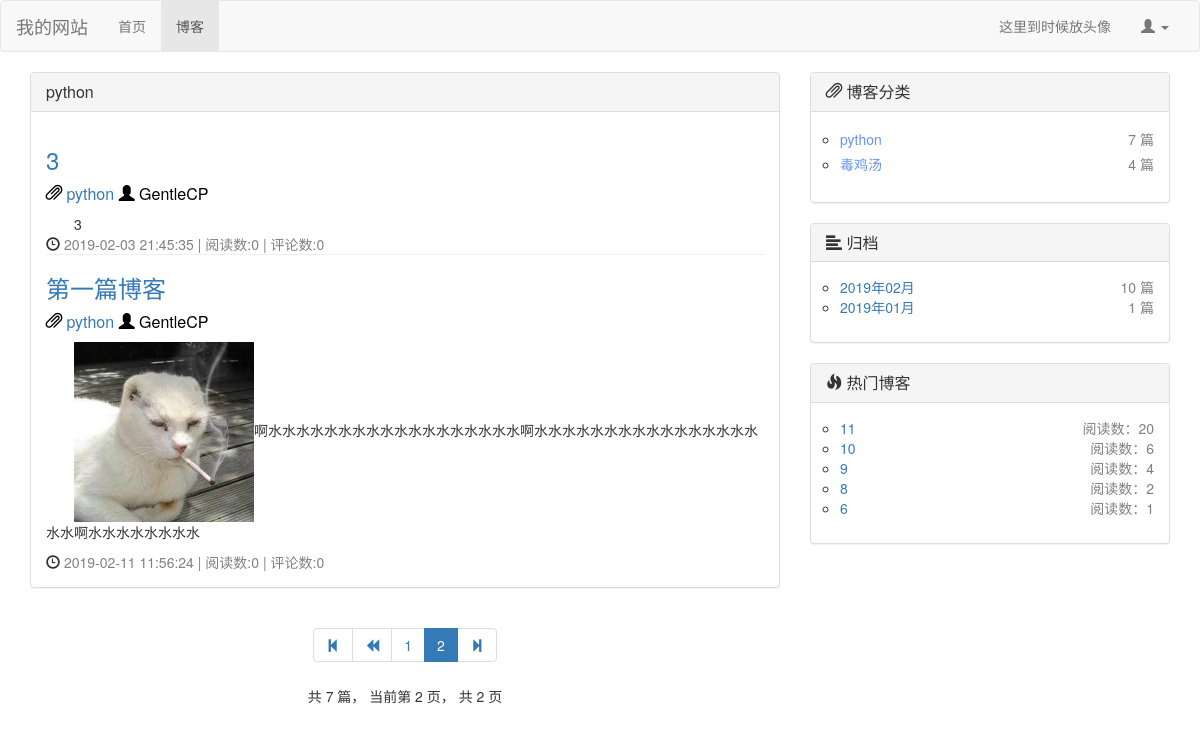
Screenshot of /blog/blog_type/1?page=2 with the database file from the repository.
### blog/models.py (models this page shows, shortened)
class BlogType(models.Model):
    type_name = models.CharField(max_length=30, verbose_name="博客类型")

class Blog(models.Model, ReadNumExtendMethod):
    title = models.CharField(max_length=40, verbose_name="标题")
    blog_type = models.ForeignKey(BlogType, on_delete=models.DO_NOTHING, verbose_name="博客类型")
    author = models.ForeignKey(User, on_delete=models.DO_NOTHING, verbose_name="作者")
    content = RichTextUploadingField(verbose_name="内容")
    created_time = models.DateTimeField(auto_now_add=True, verbose_name="创建时间")
    last_modified_time = models.DateTimeField(auto_now=True, verbose_name="上次修改时间")
    class Meta:
        ordering = ['-created_time', ]  # 这里让前端网页在对从request获取到的数据排序按照创建时间由新到旧

### read_statistic/models.py (models this page shows, shortened)
class ReadNum(models.Model):
    read_num = models.IntegerField(default=0)
    content_type = models.ForeignKey(ContentType,on_delete=models.DO_NOTHING) # 将ContentType绑定作为外键生成contenttype对象
    object_id = models.PositiveIntegerField() # 对象的id，确定了对象后根据id唯一定位对象
    content_object = GenericForeignKey('content_type','object_id') # 将上面两个合并成一个content对象

### blog/views.py (the view)
# urls.py: path('blog_type/<int:blog_type_id>',views.get_blog_with_type, name = "blog_with_type"), #所有该类型下的blog
def get_blog_with_type(request, blog_type_id):
    type = get_object_or_404(BlogType, id=blog_type_id)
    all_blogs = Blog.objects.filter(blog_type=type)  # 获取该type下所有的blog
    context = get_blog_common(request, all_blogs)
    context['blog_type'] = type
    return render(request, 'blog_with_type.html', context)

### blog/utils.py (called while the page is built)
def blogs_pagination(request, all_blogs):
    blog_paginator = Paginator(all_blogs, settings.BLOGS_PER_PAGE)  # 博客分页器，5条一页
    page_num = request.GET.get('page', 1)  # 获取url请求中页面的参数
    blogs_in_page = blog_paginator.get_page(page_num)  # 根据页面获取到该页的blog对象
    current_page_num = blogs_in_page.number  # 当前页面
    page_range = [i for i in [current_page_num - 2, current_page_num - 1, current_page_num,
                              current_page_num + 1, current_page_num + 2] if
                  i > 0 and i <= blog_paginator.num_pages]
    return blogs_in_page, page_range

def get_blog_types():
    blog_types = BlogType.objects.all()
    for blog_type in blog_types:
        blog_count = Blog.objects.filter(blog_type=blog_type).count()  # 根据博客类型统计该类型下的博客数量
        blog_type.blog_count = blog_count
    return blog_types

def get_blog_dates():
    blog_dates = Blog.objects.dates('created_time', 'month', order='DESC')  # 按月份返回博客,是个dates对象
    blog_dates_dic = {}
    for blog_date in blog_dates:
        blog_count = Blog.objects.filter(created_time__year=blog_date.year,
                                         created_time__month=blog_date.month).count()  # 根据取到的月份博客的年月属性挑出博客
        blog_dates_dic[blog_date] = blog_count
    return blog_dates_dic

def get_hot_blogs():
    hot_blogs = []
    ct = ContentType.objects.get_for_model(Blog)
    readnums = ReadNum.objects.filter(content_type=ct).order_by('-read_num')  # 暗转阅读量获取
    num_of_hot_blogs = readnums.count()  # 总的已读文章数
    for i in range(num_of_hot_blogs if num_of_hot_blogs < settings.NUM_OF_HOT_BLOGS else settings.NUM_OF_HOT_BLOGS):
        hot_blog = Blog.objects.get(id=readnums[i].object_id)
        hot_blogs.append(hot_blog)
    return hot_blogs

### blog/views.py (called while the page is built)
def get_blog_common(request, all_blogs):
    context = {}
    blogs_in_page, page_range = blogs_pagination(request, all_blogs)
    blog_types = get_blog_types()
    blog_dates_dic = get_blog_dates()
    hot_blogs = get_hot_blogs()
    context['blogs_in_page'] = blogs_in_page
    context['page_range'] = page_range  # 选取当前页面和邻近的4页作为分页显示
    context['blog_types'] = blog_types  # 统计了博客数量的博客类型
    context['blog_dates'] = blog_dates_dic  # 统计了博客数量的按月博客
    context['hot_blogs'] = hot_blogs  # 热门博客
    return context

### comment/templatetags/comment_tags.py (called while the page is built)
@register.simple_tag  # simple_tag允许传入多个参数
def get_comment_num(obj):
    content_type = ContentType.objects.get_for_model(obj)  # 通过对象获取content_type
    comment_num = Comment.objects.filter(content_type=content_type, object_id=obj.id).count()  # 评论数
    return comment_num

### blog/templates/blog_with_type.html (shortened to what this page needs)
{% extends 'blog_list.html' %}
{% block blog-head %}{{ blog_type.type_name }}{% endblock %}

### blog/templates/blog_list.html (shortened to what this page needs)
{% extends 'base.html' %}
{% block nav_blog_active %}active{% endblock %}
{% load staticfiles %}
{% load comment_tags %}
{% block head_extends %}
    <link rel="stylesheet" href="{% static 'css/blog.css' %}">
{% endblock %}
{% block content %}
    <div class="container">
        <div class="row">
            <div class="col-md-8">
                <div class="panel panel-default">
                    <div class="panel-heading">
                        <h3 class="panel-title">{% block blog-head %}{% endblock %}</h3>
                    </div>
                    <div class="panel-body">
                        {% for blog in blogs_in_page.object_list %}
                            <div class="blog">
                                <h3><a href={% url 'blog_detail' blog.id %}>{{ blog.title }}</a></h3>
                                <p class="blog-info">
                                    <span class="glyphicon glyphicon-paperclip"
                                          aria-hidden="true"></span> <a
                                        href= {% url 'blog_with_type' blog.blog_type.id %}>{{ blog.blog_type.type_name }}</a>
                                    <span class="glyphicon glyphicon-user"
                                          aria-hidden="true"></span> {{ blog.author }}
                                </p>
                                <div class="blog-outline">
                                    {{ blog.content | truncatechars:150 |safe}}
                                </div>
                                <nobr><span class="glyphicon glyphicon-time"
                                          aria-hidden="true"></span> <font
                                        color="gray">{{ blog.last_modified_time|date:"Y-m-d H:i:s" }}</font></nobr>
                                <nobr><font color="gray"> | 阅读数:{{ blog.get_read_num }}</font></nobr>
                            <nobr><font color="gray"> | 评论数:{% get_comment_num blog %}</font></nobr>
                            </div>
                        {% empty %}
                            暂无博客，赶快去写一个吧~
                        {% endfor %}
                    </div>
                </div>
                <div class="blog-paging">
                    <ul class="pagination">
                        <li>
                            <a href="?page=1" aria-label="Previous">
                                    <span aria-hidden="true">
                                         <span class="glyphicon glyphicon-step-backward" aria-hidden="true"></span>
                                    </span>
                            </a>
                        </li>
                        {% if blogs_in_page.has_previous %}
                            <li>
                                <a href="?page={{ blogs_in_page.previous_page_number }}" aria-label="Previous">
                                         <span aria-hidden="true">
                                         <span class="glyphicon glyphicon-backward" aria-hidden="true"></span>
                                    </span>
                                </a>
                            </li>
                        {% endif %}
                        {% for page_num in page_range %}
                            {% if page_num == blogs_in_page.number %}
                                <li class="active">
                                    <span>{{ page_num }} <span class="sr-only">(current)</span></span>
                                </li>
                            {% else %}
                                <li><a href="?page={{ page_num }}">{{ page_num }}</a></li>
                            {% endif %}
                        {% endfor %}
                        <li>
                            <a href="?page={{ blogs_in_page.paginator.num_pages }}" aria-label="Previous">
                                    <span aria-hidden="true">
                                        <span class="glyphicon glyphicon-step-forward" aria-hidden="true"></span>
                                    </span>
                            </a>
                        </li>
                    </ul>
                    <p>
                        共 {{ blogs_in_page.paginator.count }} 篇，
                        当前第 {{ blogs_in_page.number }} 页，
                        共 {{ blogs_in_page.paginator.num_pages }} 页
                    </p>
                </div>
            </div>
            <div class="col-md-4">
                <div class="panel panel-default">
                    <div class="panel-heading">
                        <h3 class="panel-title"><span class="glyphicon glyphicon-paperclip"
                                                      aria-hidden="true"></span> 博客分类</h3>
                    </div>
                    <div class="panel-body">
                        <ul class="blog-types">
                            {% for blog_type in blog_types %}
                                <li style="line-height:25px">
                                    <nobr class ="blog-url"><a href= {% url 'blog_with_type' blog_type.id %}>
                                        <font color="#6495ed"> {{ blog_type.type_name }} </font></a></nobr>
                                    <nobr class = "blog-arg">{{ blog_type.blog_count }} 篇</nobr>
                                </li>
                            {% empty %}
                                <li><a>暂无类型，赶快去添加分类吧~</a></li>
                            {% endfor %}
                        </ul>
                    </div>
                </div>
                <div class="panel panel-default">
                    <div class="panel-heading">
                        <h3 class="panel-title"><span class="glyphicon glyphicon-align-left"
                                                      aria-hidden="true"></span> 归档</h3>
                    </div>
                    <div class="panel-body">
                        <ul class="blog-types">
                            {% for blog_date, blog_count in blog_dates.items %}
                                <li>
                                    <nobr class="blog-url"><a
                                            href= {% url 'blog_with_date'  blog_date.year blog_date.month %}>
                                        {{ blog_date | date:"Y年m月" }}</a></nobr>
                                    <nobr class="blog-arg">{{ blog_count }} 篇</nobr>
                                </li>
                            {% endfor %}
                        </ul>
                    </div>
                </div>
                <div class="panel panel-default">
                    <div class="panel-heading">
                        <h3 class="panel-title"><span class="glyphicon glyphicon-fire"
                                                      aria-hidden="true"></span> 热门博客</h3>
                    </div>
                    <div class="panel-body">
                        <ul class="blog-types">
                            {% for hot_blog in hot_blogs %}
                                <li>
                                    <nobr class="blog-url"><a href={% url 'blog_detail' hot_blog.id %}>
                                        {{ hot_blog.title }} </a></nobr>
                                    <nobr class="blog-arg">阅读数：{{ hot_blog.get_read_num }}</nobr>
                                </li>
                            {% endfor %}
                        </ul>
                    </div>
                </div>
            </div>
        </div>
    </div>
{% endblock %}

### static/css/blog.css (style rules this page uses)
ul.blog-types { list-style-type: circle; padding-left: 1em; }
ul.blog-types nobr.blog-url { color: #6495ed; }
ul.blog-types nobr.blog-arg { color: #808080; float: right; }
div.blog { margin-top: 0.5em; }
div.blog:not(:last-child) { margin-top: 0.5em; margin-bottom: 1em; border-bottom:1px solid #eeeeee; }
div.blog p.blog-info { margin-bottom: 0.5em; font-size: medium; color: #000000; }
div.blog-outline { text-indent: 2em; }
div.blog-paging { text-align: center; }

### rows the page displays
BlogType: type_name "python", blog_count "7"
Blog: title "3", blog_type.type_name "python", author "GentleCP", content "3", last_modified_time "2019-02-03 21:45:35", get_read_num "0", id "0"
Blog: title "第一篇博客", blog_type.type_name "python", author "GentleCP", content (picture), content "啊水水水水水水水水水水水水水水水水水水啊水水水水水水水水水水水水水水水水水水啊水水水水水水水水", last_modified_time "2019-02-11 11:56:24", get_read_num "0", id "0"
BlogType: type_name "毒鸡汤", blog_count "4"
Blog: title "11", get_read_num "20"
Blog: title "10", get_read_num "6"
Blog: title "9", get_read_num "4"
Blog: title "8", get_read_num "2"
Blog: title "6", get_read_num "1"

### other values shown
{{ page_num }} "1"
{{ page_num }} "2"
{{ blogs_in_page.paginator.count }} "7"
{{ blogs_in_page.number }} "2"
{{ blogs_in_page.paginator.num_pages }} "2"
{{ blog_date | date:"Y年m月" }} "2019年02月" "2019年01月"
{{ blog_count }} "10" "1"
